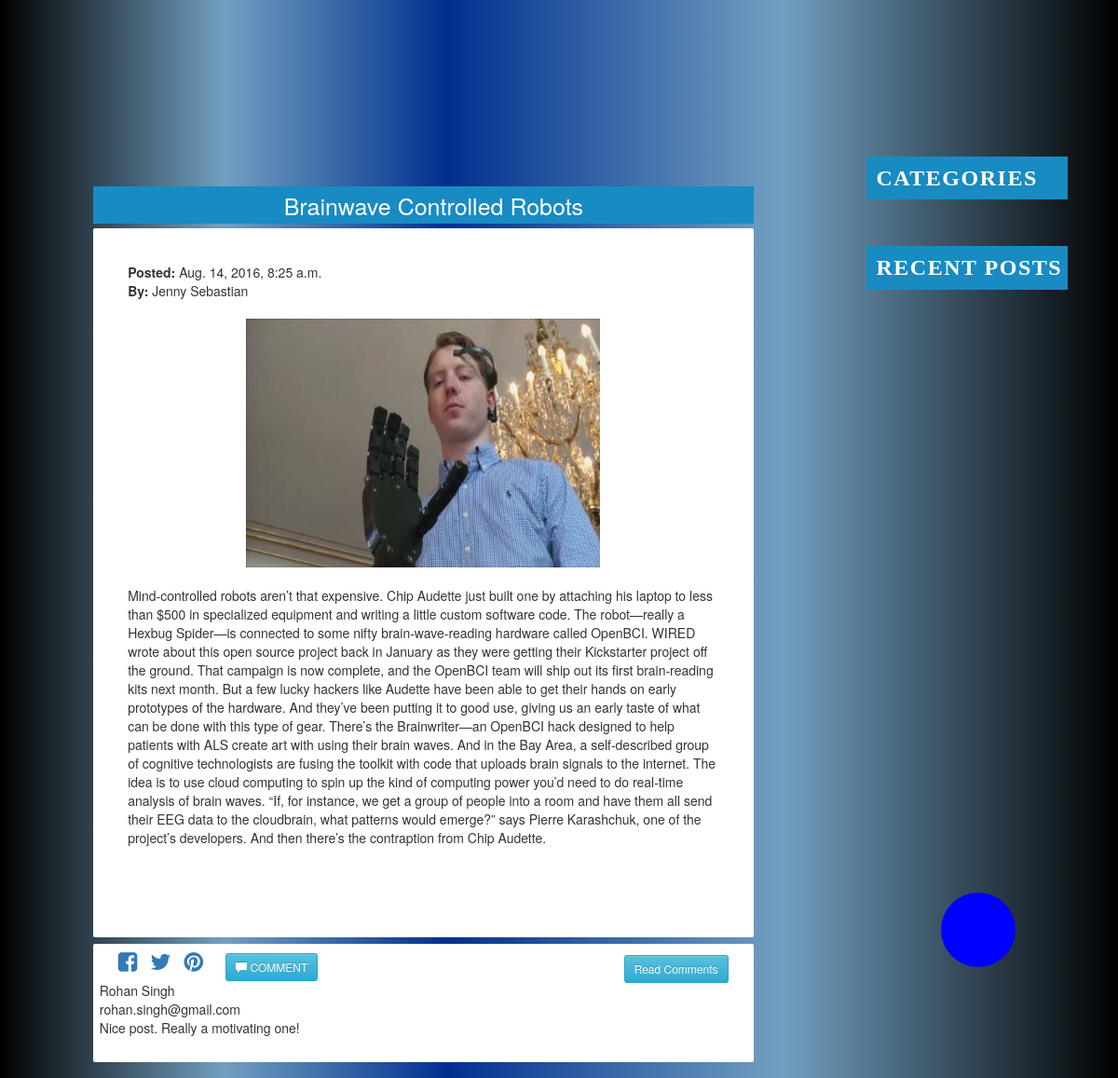
/blog/brainwave-controlled-robots/, run on the app's committed database.
### blog/models.py (models this page shows, shortened)
class Post(models.Model):
    post_title= models.CharField(max_length=150)
    post_content= models.TextField()
    post_content_short= models.CharField(max_length=100, null=True)
    timestamp=models.DateTimeField(auto_now=False, auto_now_add=True)
    author= models.CharField(max_length=100)
    tag=models.ManyToManyField(Tag)
    slug=models.SlugField(null=True)
    image=models.FileField(null=True, blank=True)

class CommentUser(models.Model):
    user_name= models.CharField(max_length=150)
    user_email= models.EmailField(max_length=254)
    user_comment= models.TextField()
    user_post=models.ForeignKey(Post, null=True)

### blog/views.py (the view, shortened to what this page needs)
# urls.py: url(r'^(?P<slug>[\w-]+)/$', post_detail, name='detail'),
def post_detail(request, slug):
    post=Post.objects.get(slug=slug)
    comments=CommentUser.objects.filter(user_post=post)
    context={
    "comments":comments,
    "post":post,
    }
    return render(request, "post.html", context)

### templates/post.html (shortened to what this page needs)
<html>
<head>
<link rel="stylesheet" type="text/css" href="/static/css/blog_style.css">
<link rel="stylesheet" type="text/css" href="/static/css/poststyle.css">
<link rel="stylesheet" type="text/css" href="/static/css/footer_style.css">
<link rel="stylesheet" href="https://maxcdn.bootstrapcdn.com/bootstrap/3.3.7/css/bootstrap.min.css">
<link rel="stylesheet" href="https://maxcdn.bootstrapcdn.com/bootstrap/3.3.7/css/bootstrap-theme.min.css">
<link rel="stylesheet" href="http://cdnjs.cloudflare.com/ajax/libs/font-awesome/4.6.3/css/font-awesome.min.css">
</head>
<body class="body">
<div class="sidebar">
<div id="category">
  <h2 class="cate">CATEGORIES</h2>
 </div>
 <div id="rposts">
 <h2 class="recent">RECENT POSTS</h2>
 </div>
 </div>
<div id="post">
	<header>
	<div id="title">{{post.post_title}}</div><br/><br/>
	</header>
	<br/>
	<div class="post_content">
	<span id="author"><b>Posted:</b>    {{post.timestamp}}
	<br/>
	<b>By:</b>   {{post.author}}</span>
	<br/>
	<br/>
	<div class="image">
	<img src="{{post.image.url}}" width="100%" height="100%"/>
	</div>
	<br/>
	{{post.post_content}}<br/>
	<br/><br/><br/>
	</div>
	<div class="subpost3">
	<div class="share_comment">
        <a class="fbtn_share_facebook" href="https://www.facebook.com/sharer/sharer.php?u={{ request.build_absolute_uri }}"><i class="fa fa-facebook-square" style="font-size:24px"></i></a>
        <a class="fbtn_share_twitter" href="https://twitter.com/intent/tweet?text=title&amp;url=url&amp;via=creativedevs"><i class="fa fa-twitter" style="font-size:24px"></i></a>
        <a class="fbtn_share_pinterest" href="http://pinterest.com/pin/create/button/?url=url&amp;description=data&amp;media=image"><i class="fa fa-pinterest" style="font-size:24px"></i></a>
	<button type="button" class="btn btn-info btn-sm comment_btn"><span class="glyphicon glyphicon-comment"></span> COMMENT</button>
	<button type="button" class="btn btn-info btn-sm read_comments_btn">Read Comments</button>
	<br>
  <div class="previous_comments">
  {% for c in comments %}
  {{c.user_name}}<br/>
  {{c.user_email}}<br/>
  {{c.user_comment}}<br/><br/>
  {% endfor %}
  </div>
</div>
</div>
</div>
<div class="go_to_top"><a href="#top"></a></div>
 </body>
</html>

### static/css/blog_style.css (style rules this page uses)
.body { margin:0 auto; width:90%; background-color:blue; background:linear-gradient(to right,black,#72A0C1,#00308F 40%,#72A0C1,black); }
#category { margin-top:60px; width:100%; margin-left:3%; background-color:#F1F1F1; }
#rposts { width:100%; margin-top: 50px; margin-left:3%; background-color:#F1F1F1; }
.sidebar { float:right; margin-left:5%; width:20%; margin-top:10%; height:100% }
.cate { font-family:"Times New Roman", Times, serif; font-size:24px; letter-spacing:1.5px; padding:10px 0px 10px 10px; background-color:#188BC2; color:white; cursor:pointer; font-weight:bolder; }
.recent { font-family:"Times New Roman", Times, serif; font-size:24px; letter-spacing:1.5px; padding:10px 0px 10px 10px; background-color:#188BC2; color:white; cursor:pointer; font-weight:bolder; }
.subpost3 { width:95%; margin:0% 1% 1% 4%; border-radius:2px; float:right; border:2px solid white; background-color:white; }
header { background-color:#188BC2; color:white; height:5%; margin-bottom:-2%; margin-left:4%; margin-right:1%; font-size:19px; padding-top:3px; padding-left:3%; }
#author { padding-right:25%; }

### static/css/poststyle.css (style rules this page uses)
#title { font-size:25; margin:auto; text-align:center; }
#post { display:block; margin-bottom:10%; width:70%; float:left; padding:0px 0px 10px 10px; position:relative; top:25%; }
.post_content { width:95%; border-radius:2px; float:right; margin-bottom:1%; margin-right:1%; background-color:white; padding:5%; }
.image { max-width: 100%; display: block; margin: auto; width: 60%; text-align:center; }
.go_to_top { height:80px; width:80px; float:right; border-radius:100%; font-size:60px; background-color:blue; color:white; text-align:center; margin:50px; }

### static/css/footer_style.css (style rules this page uses)
.share_comment { width:100%; height:wrap-content; background-color:white; padding:5px; }
button.read_comments_btn { float:right; display:inline; margin:5px 20px 5px 5px; }
a.fbtn_share_facebook { margin:5px 5px 5px 20px; }
a.fbtn_share_twitter { margin:5px; }
a.fbtn_share_pinterest { margin:5px 20px 5px 5px; }

### data on the page
Post: post_title "Brainwave Controlled Robots", timestamp "Aug. 14, 2016, 8:25 a.m.", author "Jenny Sebastian", image (picture), post_content "Mind-controlled robots aren’t that expensive. Chip Audette just built one by attaching his laptop to less than $500 in specialized equipment and writing a little custom software code. The robot—really a Hexbug Spider—is connected to some nifty brain-wave-reading hardware called OpenBCI. WIRED wrote about this open source project back in January as they were getting their Kickstarter project off the ground. That campaign is now complete, and the OpenBCI team will ship out its first brain-reading kits next month. But a few lucky hackers like Audette have been able to get their hands on early prototypes of the hardware. And they’ve been putting it to good use, giving us an early taste of what…"
CommentUser: user_name "Rohan Singh", user_email "rohan.singh@gmail.com", user_comment "Nice post. Really a motivating one!"
